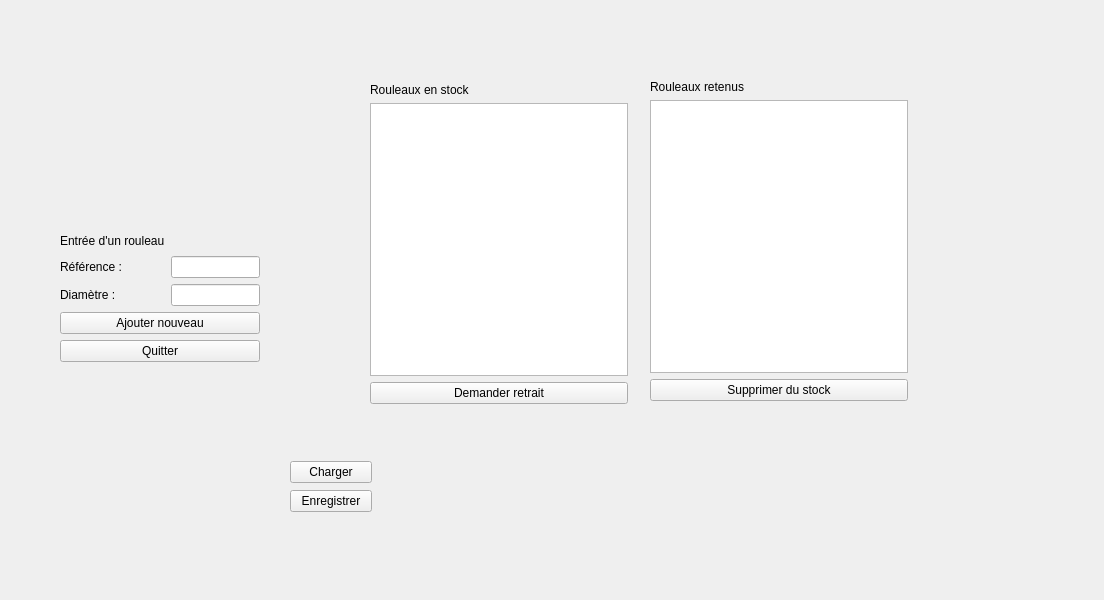
<?xml version="1.0" encoding="UTF-8"?>
<ui version="4.0">
 <class>TestGestionStock</class>
 <widget class="QWidget" name="TestGestionStock">
  <property name="geometry">
   <rect>
    <x>0</x>
    <y>0</y>
    <width>1104</width>
    <height>600</height>
   </rect>
  </property>
  <property name="windowTitle">
   <string>TestGestionStock</string>
  </property>
  <widget class="QWidget" name="layoutWidget">
   <property name="geometry">
    <rect>
     <x>370</x>
     <y>83</y>
     <width>258</width>
     <height>321</height>
    </rect>
   </property>
   <layout class="QVBoxLayout" name="verticalLayout">
    <item>
     <widget class="QLabel" name="label">
      <property name="text">
       <string>Rouleaux en stock</string>
      </property>
     </widget>
    </item>
    <item>
     <widget class="QListWidget" name="listWidgetStock"/>
    </item>
    <item>
     <widget class="QPushButton" name="pushButtonDemanderRetrait">
      <property name="text">
       <string>Demander retrait</string>
      </property>
     </widget>
    </item>
   </layout>
  </widget>
  <widget class="QWidget" name="layoutWidget_2">
   <property name="geometry">
    <rect>
     <x>650</x>
     <y>80</y>
     <width>258</width>
     <height>321</height>
    </rect>
   </property>
   <layout class="QVBoxLayout" name="verticalLayout_2">
    <item>
     <widget class="QLabel" name="label_2">
      <property name="text">
       <string>Rouleaux retenus</string>
      </property>
     </widget>
    </item>
    <item>
     <widget class="QListWidget" name="listWidgetRouleauxRetenus"/>
    </item>
    <item>
     <widget class="QPushButton" name="pushButtonSupprimerDuSotck">
      <property name="text">
       <string>Supprimer du stock</string>
      </property>
     </widget>
    </item>
   </layout>
  </widget>
  <widget class="QWidget" name="layoutWidget">
   <property name="geometry">
    <rect>
     <x>60</x>
     <y>231</y>
     <width>200</width>
     <height>131</height>
    </rect>
   </property>
   <layout class="QGridLayout" name="gridLayout">
    <item row="1" column="0">
     <widget class="QLabel" name="labelReference">
      <property name="text">
       <string>Référence :</string>
      </property>
     </widget>
    </item>
    <item row="1" column="1">
     <widget class="QLineEdit" name="lineEditReference"/>
    </item>
    <item row="2" column="0">
     <widget class="QLabel" name="labelDiametre">
      <property name="text">
       <string>Diamètre :</string>
      </property>
     </widget>
    </item>
    <item row="2" column="1">
     <widget class="QLineEdit" name="lineEditDiametre"/>
    </item>
    <item row="4" column="0" colspan="2">
     <widget class="QPushButton" name="pushButtonQuitter">
      <property name="text">
       <string>Quitter</string>
      </property>
     </widget>
    </item>
    <item row="3" column="0" colspan="2">
     <widget class="QPushButton" name="pushButtonAjouterNouveau">
      <property name="text">
       <string>Ajouter nouveau</string>
      </property>
     </widget>
    </item>
    <item row="0" column="0">
     <widget class="QLabel" name="label_3">
      <property name="text">
       <string>Entrée d'un rouleau</string>
      </property>
     </widget>
    </item>
   </layout>
  </widget>
  <widget class="QWidget" name="">
   <property name="geometry">
    <rect>
     <x>290</x>
     <y>460</y>
     <width>82</width>
     <height>54</height>
    </rect>
   </property>
   <layout class="QVBoxLayout" name="verticalLayout_3">
    <item>
     <widget class="QPushButton" name="pushButtonCharger">
      <property name="text">
       <string>Charger</string>
      </property>
     </widget>
    </item>
    <item>
     <widget class="QPushButton" name="pushButtonEnregistrer">
      <property name="text">
       <string>Enregistrer</string>
      </property>
     </widget>
    </item>
   </layout>
  </widget>
  <zorder>layoutWidget</zorder>
  <zorder>layoutWidget</zorder>
  <zorder>layoutWidget_2</zorder>
  <zorder>pushButtonEnregistrer</zorder>
  <zorder>pushButtonCharger</zorder>
 </widget>
 <resources/>
 <connections>
  <connection>
   <sender>pushButtonQuitter</sender>
   <signal>clicked()</signal>
   <receiver>TestGestionStock</receiver>
   <slot>close()</slot>
   <hints>
    <hint type="sourcelabel">
     <x>174</x>
     <y>340</y>
    </hint>
    <hint type="destinationlabel">
     <x>251</x>
     <y>436</y>
    </hint>
   </hints>
  </connection>
 </connections>
</ui>
